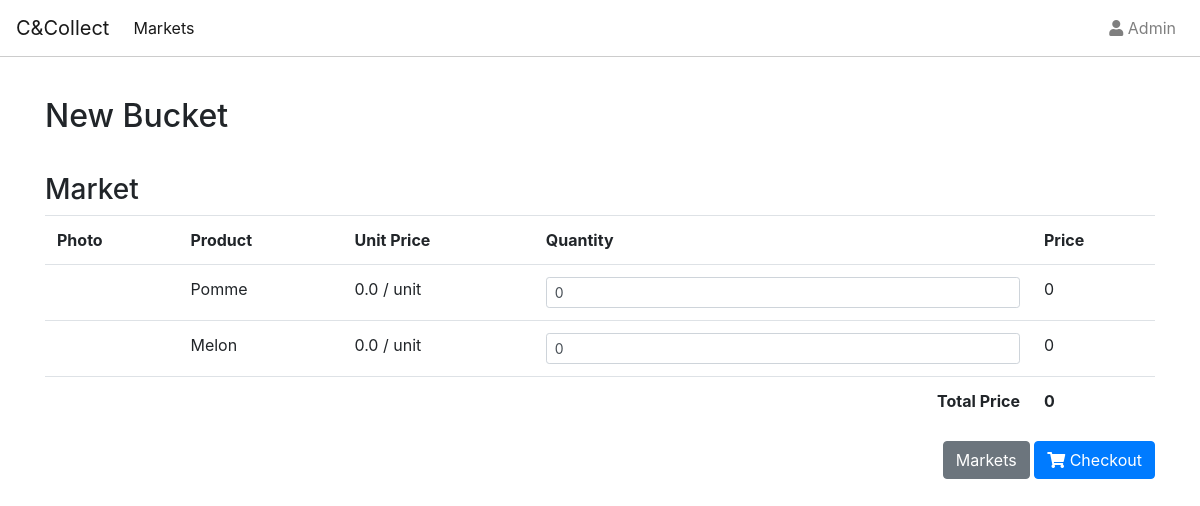
Before: /1/item/ with the older database file.
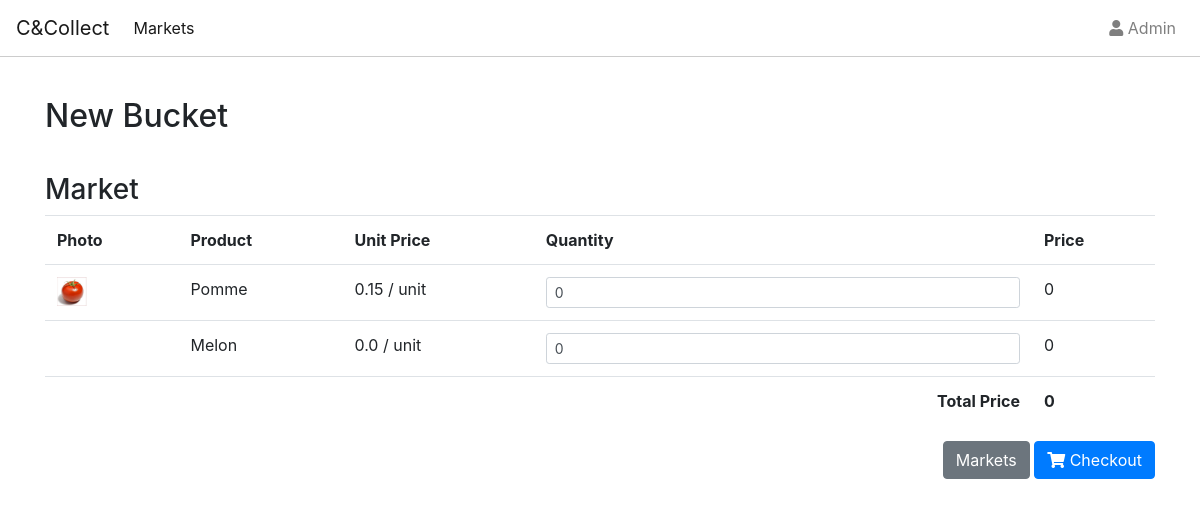
After: the same page with the newer database file.
### stock/models.py (models this page shows, shortened)
class Item(models.Model):
    market = models.ForeignKey("Market",on_delete=models.CASCADE)
    description = models.CharField(max_length=30,null=True, blank=True)
    product = models.ForeignKey("Product",on_delete=models.CASCADE)
    quantity = models.IntegerField(default=0)
    def __str__(self):
        return '{}'.format(self.product)

class Product(models.Model):
    name = models.CharField(max_length=200)
    image = models.ImageField(upload_to="images/", null=True, blank=True)
    quantity = models.IntegerField(default=0)
    price = models.FloatField(default=0)
    unit = models.IntegerField(choices=TYPE_CHOICES, default=1)
    def __str__(self):
        return '{}'.format(self.name)

### bucket/views.py (the view, shortened to what this page needs)
# urls.py: path('<int:market_pk>/item/', BucketItemFormView.as_view(),name="item_create"),
class BucketItemFormView(FormView):
    template_name = "bucket/bucket_list.html"
    form_class = formset_factory(BucketItemForm,extra = 0)
    success_url = "/checkout/"
    def get_initial(self):
        initial = []
        market_pk = self.kwargs.get('market_pk')
        object_list = Item.objects.filter(market_id=market_pk)
        for object in object_list:
            product_id = object.product.id
            try:
                quantity = self.request.session["cart"][str(market_pk)]["products"][str(product_id)]["quantity"]
            except:
                quantity = 0
            initial.append({'product': product_id,'quantity':quantity})
        return initial
    def get_context_data(self, **kwargs):
        context = super().get_context_data(**kwargs)
        object_list = Item.objects.filter(market_id=self.kwargs.get('market_pk'))
        context["item_object_and_formset"] = zip(object_list,context["form"])
        return context

### templates/bucket/bucket_list.html (shortened to what this page needs)
{% extends 'base.html' %}
{% load crispy_forms_tags %}
{% block content %}
<h2>New Bucket</h2>
<h3>Market {{market}}</h3>
<form method="post">
    <table class="table">
        <tr>
            <th>Photo</th>
            <th>Product</th>
            <th>Unit Price</th>
            <th>Quantity</th>
            <th>Price</th>
        </tr>
        {% for item_object,form in item_object_and_formset %}
        <tr>
            <td>{% if item_object.product.image%}<img src="{{item_object.product.image.url}}" class="image_thumb"/>{% endif %}</td>
            <td>{{item_object}}</td>
            <td class="price">{{item_object.product.price }} {{form.quantity.help_text }}</td>
            <td class="quantity">{{form.product }} {{ form.quantity }} </td>
            <td class="total_price">0</td>
        </tr>
        {% endfor %}
        <tr>
            <th colspan="4" class='text-right'>Total Price</th>
            <th id="total">0</th>
        </tr>
    </table>
    <div class="float-right">
        <a href="{% url 'market_list' %}" class="btn btn-secondary">Markets</a>
        <button type="submit" class="btn btn-primary"><i class="fas fa-shopping-cart"></i>  Checkout</button>
    </div>
</form>
{% endblock %}

Changed rows visible on the page:
changed through a linked row, Item "Pomme": product.image: picture added; product.price "0.0" → "0.15"
